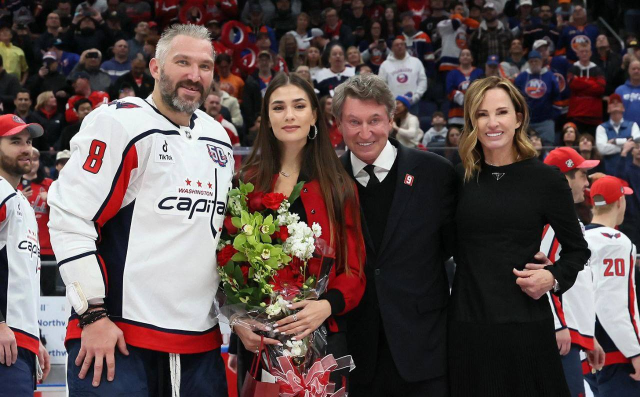
#> input picture utils/Foto_Ovechkin.jpg, 1280 x 793 px, found by its file name (shown at 1/2 size)
$ jupyter execute Lesson_07_Segmentation_Intro.ipynb
#> lines starting #> are read from the running program, lines starting #| are printed output that depends on the picture; after the words box and inside, x2 and y2 are one past the last pixel; in counts of white or black regions, pixels touching at a corner belong together
<a href="https://colab.research.google.com/github/andreidm92/computer_vision_tasks/blob/main/practice/Lesson_07_Segmentation_Intro.ipynb" target="_parent"></a>

# 📚 День 7: Введение в сегментацию

## 🧠 Теория: Что такое сегментация?
- **Сегментация** — это задача присвоения метки каждому пикселю изображения.
- В отличие от детекции, где мы ограничиваем объект рамкой, здесь мы точно выделяем форму объекта.
- Типы сегментации:
  - *Semantic segmentation*: все объекты одного класса объединяются (например, все машины).
  - *Instance segmentation*: различаются отдельные экземпляры (машина 1, машина 2).
  - *Panoptic segmentation*: объединяет semantic + instance.

## 🧪 Пример применения: Semantic Segmentation
Semantic сегментация может использоваться в медицине (выделение органов), авто (распознавание дороги, пешеходов), и т.д.

## 🔧 Практика: Маскирование по цвету
Попробуем выделить красные объекты на изображении с помощью OpenCV:

[cell 1]
# Импорт библиотек
import cv2
import numpy as np
import matplotlib.pyplot as plt

[cell 2]
# Загрузка и отображение изображения
image = cv2.imread('Foto_Ovechkin.jpg')
#> image is the input picture: shape (793, 1280, 3); mean B, G, R 76.6, 77.7, 93.1
image_rgb = cv2.cvtColor(image, cv2.COLOR_BGR2RGB)
plt.imshow(image_rgb)
plt.title('Original Image')
plt.axis('off')
plt.show()

[cell 3]
# Маскирование по красному цвету
hsv = cv2.cvtColor(image, cv2.COLOR_BGR2HSV)
#> hsv: shape (793, 1280, 3); mean H, S, V 75.5, 80, 98
lower_red = np.array([0, 120, 70])
upper_red = np.array([10, 255, 255])
mask1 = cv2.inRange(hsv, lower_red, upper_red)
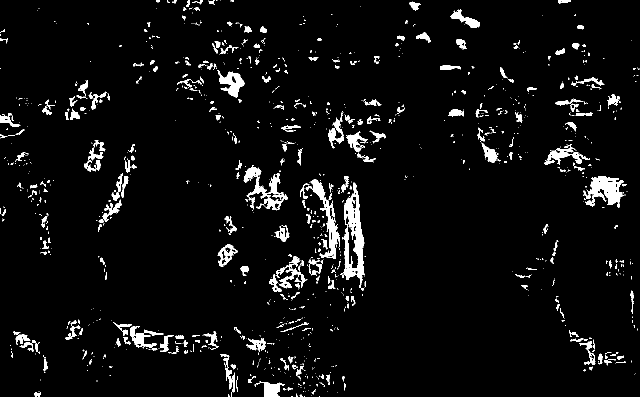
#> mask1: shape (793, 1280) (shown at 1/2 size); 4.7% white; 1222 white regions (931 under 20 px), largest, box (x1, y1, x2, y2) and area: (680, 365, 730, 576) 4168, (1170, 352, 1251, 416) 2612, (487, 333, 576, 421) 2406

lower_red = np.array([170, 120, 70])
upper_red = np.array([180, 255, 255])
mask2 = cv2.inRange(hsv, lower_red, upper_red)
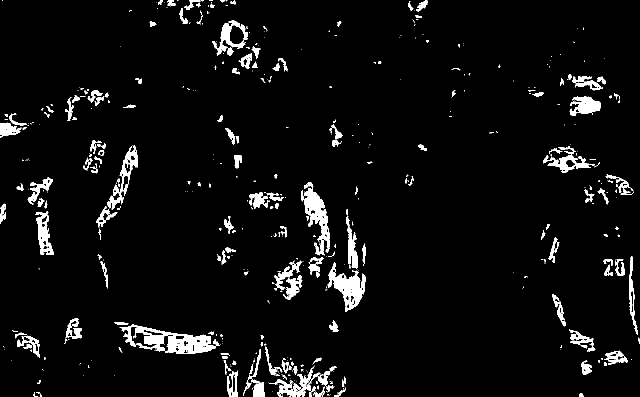
#> mask2: shape (793, 1280) (shown at 1/2 size); 4.8% white; 507 white regions (326 under 20 px), largest, box (x1, y1, x2, y2) and area: (239, 649, 432, 708) 4837, (602, 364, 659, 511) 3227, (655, 524, 732, 624) 3049

mask = mask1 + mask2
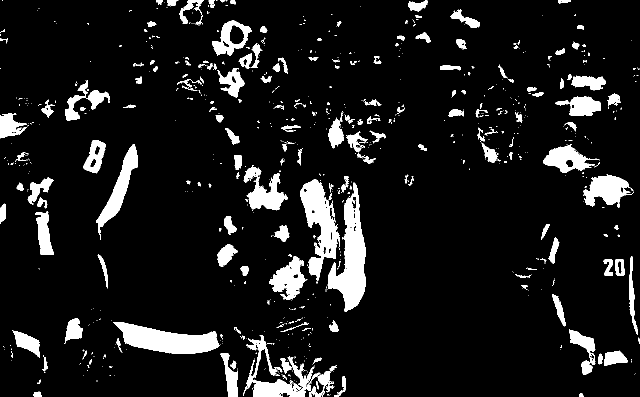
#> mask: shape (793, 1280) (shown at 1/2 size); 9.5% white; 838 white regions (642 under 20 px), largest, box (x1, y1, x2, y2) and area: (655, 365, 732, 624) 9065, (226, 644, 439, 708) 7641, (600, 359, 676, 562) 7136
result = cv2.bitwise_and(image, image, mask=mask)
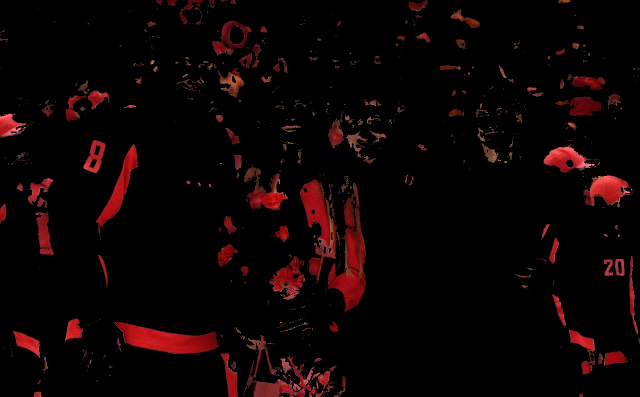
#> result: shape (793, 1280, 3) (shown at 1/2 size); mean B, G, R 3.2, 3.1, 12.7
plt.imshow(cv2.cvtColor(result, cv2.COLOR_BGR2RGB))
plt.title('Red Segmentation')
plt.axis('off')
plt.show()

## 🧮 Линейная алгебра: Комбинация трансформаций
Создадим матрицы для поворота и масштабирования, и применим их в разном порядке.

[cell 4]
import numpy as np
import matplotlib.pyplot as plt

# Матрица поворота на 45 градусов
angle = np.radians(45)
cos, sin = np.cos(angle), np.sin(angle)
R = np.array([[cos, -sin], [sin, cos]])

# Матрица масштабирования
S = np.array([[1.5, 0], [0, 1.5]])

# Применим R потом S
RS = S @ R
print('S * R =')
print(RS)

# Применим S потом R
SR = R @ S
print('R * S =')
print(SR)

## 🧠 U-Net: базовая модель сегментации
**U-Net** — это сверточная нейронная сеть, разработанная для биомедицинской сегментации. Её структура напоминает букву «U».
- Архитектура состоит из двух частей: **энкодер** (снижение размерности) и **декодер** (восстановление разрешения).
- Используются **скип-соединения** между слоями энкодера и декодера, чтобы сохранить пространственную информацию.

### Архитектура
```
Input → [Conv → ReLU → Conv → ReLU] → MaxPool → ... → Bottleneck →
Upsample → [Conv → ReLU → Conv → ReLU] + Skip → ... → Output mask
```

### 🧮 Loss-функции в U-Net
- **Binary Cross Entropy (BCE)** — для бинарной сегментации.
- **Dice Loss** — более устойчива к дисбалансу классов:
$$ \mathcal{L}_{dice} = 1 - \frac{2 \cdot |P \cap G|}{|P| + |G|} $$
- **BCE + Dice** — часто комбинируются для лучших результатов.

### 🔁 Модификации U-Net
- **U-Net++** — использует плотные скип-соединения и nested архитектуру.
- **Attention U-Net** — добавляет механизмы внимания, чтобы модель фокусировалась на важном контексте.
- **ResUNet** — использует остаточные блоки из ResNet.

## 🔧 PyTorch: Реализация U-Net
Ниже — базовая реализация U-Net для бинарной сегментации.

[cell 5]
import torch
import torch.nn as nn

class UNet(nn.Module):
    def __init__(self):
        super(UNet, self).__init__()
        self.encoder1 = self.conv_block(3, 64)
        self.pool1 = nn.MaxPool2d(2)
        self.encoder2 = self.conv_block(64, 128)
        self.pool2 = nn.MaxPool2d(2)
        self.bottleneck = self.conv_block(128, 256)
        self.upconv2 = nn.ConvTranspose2d(256, 128, 2, stride=2)
        self.decoder2 = self.conv_block(256, 128)
        self.upconv1 = nn.ConvTranspose2d(128, 64, 2, stride=2)
        self.decoder1 = self.conv_block(128, 64)
        self.final = nn.Conv2d(64, 1, kernel_size=1)

    def conv_block(self, in_ch, out_ch):
        return nn.Sequential(
            nn.Conv2d(in_ch, out_ch, 3, padding=1),
            nn.ReLU(inplace=True),
            nn.Conv2d(out_ch, out_ch, 3, padding=1),
            nn.ReLU(inplace=True)
        )

    def forward(self, x):
        e1 = self.encoder1(x)
        e2 = self.encoder2(self.pool1(e1))
        b = self.bottleneck(self.pool2(e2))
        d2 = self.decoder2(torch.cat([self.upconv2(b), e2], dim=1))
        d1 = self.decoder1(torch.cat([self.upconv1(d2), e1], dim=1))
        return torch.sigmoid(self.final(d1))

Эта модель как основа и обучать модель на своих изображениях с масками.

## 📌 Классификация, сегментация на красный цвет (Random Forest)

[cell 6]
import cv2
import numpy as np
import pandas as pd
import matplotlib.pyplot as plt
import seaborn as sns

from sklearn.ensemble import RandomForestClassifier
from sklearn.model_selection import train_test_split
from sklearn.metrics import classification_report
from sklearn.inspection import permutation_importance

# Загружаем изображение
img_path = "/content/Foto_Ovechkin.jpg"
image = cv2.imread(img_path)
image = cv2.resize(image, (256, 256))  # Уменьшаем размер для скорости
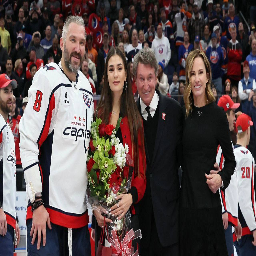
#> image: shape (256, 256, 3); mean B, G, R 76.5, 77.6, 93
hsv = cv2.cvtColor(image, cv2.COLOR_BGR2HSV)
#> hsv: shape (256, 256, 3); mean H, S, V 75.4, 79.6, 97.9
lab = cv2.cvtColor(image, cv2.COLOR_BGR2Lab)
#> lab: shape (256, 256, 3); mean of channels 0, 1, 2 84.9, 134.5, 132.1

# Создаем маску по красному цвету
lower_red1 = np.array([0, 120, 70])
upper_red1 = np.array([10, 255, 255])
mask1 = cv2.inRange(hsv, lower_red1, upper_red1)
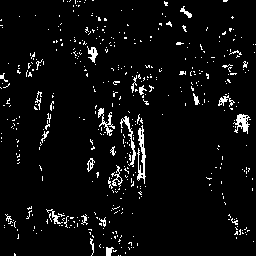
#> mask1: shape (256, 256); 4.8% white in thin lines or dots
lower_red2 = np.array([170, 120, 70])
upper_red2 = np.array([180, 255, 255])
mask2 = cv2.inRange(hsv, lower_red2, upper_red2)
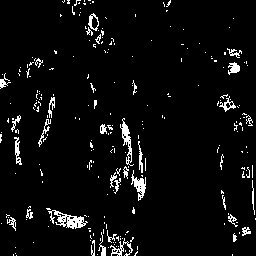
#> mask2: shape (256, 256); 4.8% white in thin lines or dots
mask = mask1 + mask2
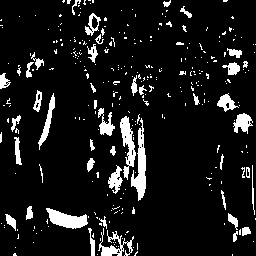
#> mask: shape (256, 256); 9.6% white; 309 white regions (262 under 20 px), largest, box (x1, y1, x2, y2) and area: (131, 118, 146, 201) 579, (46, 208, 88, 229) 491, (120, 116, 136, 180) 470

# Сбор признаков
features = []
labels = []

for y in range(image.shape[0]):
    for x in range(image.shape[1]):
        b, g, r = image[y, x]
        h, s, v = hsv[y, x]
        l, a, b_lab = lab[y, x]
        x_norm = x / image.shape[1]
        y_norm = y / image.shape[0]
        features.append([r, g, b, h, s, v, l, a, b_lab, x_norm, y_norm])
        labels.append(mask[y, x] // 255)
#> after the loop, features = 65536 items; labels = 65536 items

X = np.array(features)
y = np.array(labels)

# Обучение
X_train, X_test, y_train, y_test = train_test_split(X, y, stratify=y, test_size=0.3, random_state=42)
#> y_test = 19661 values, max 1 at index 1, min 0 at index 0, mean 0.0957
clf = RandomForestClassifier(n_estimators=100, random_state=42)
clf.fit(X_train, y_train)
y_pred = clf.predict(X_test)
#> y_pred = 19661 values, max 1 at index 1, min 0 at index 0, mean 0.0959
report = classification_report(y_test, y_pred, output_dict=True)
#> report = 5 items
print(report)
#> (printed output is left out)

# Важность признаков
perm = permutation_importance(clf, X_test, y_test, n_repeats=10, random_state=42)
#> perm = 3 items
feature_names = ["R", "G", "B", "H", "S", "V", "L", "A", "B_lab", "x", "y"]
importances_df = pd.DataFrame({
    "Feature": feature_names,
    "Importance": perm.importances_mean
}).sort_values(by="Importance", ascending=False)
#> importances_df = table of 11 rows and 2 columns

# Построение графика
plt.figure(figsize=(8, 5))
sns.barplot(x="Importance", y="Feature", data=importances_df)
plt.title("Feature Importances on Real Image (Red Mask)")
plt.tight_layout()
plt.show()
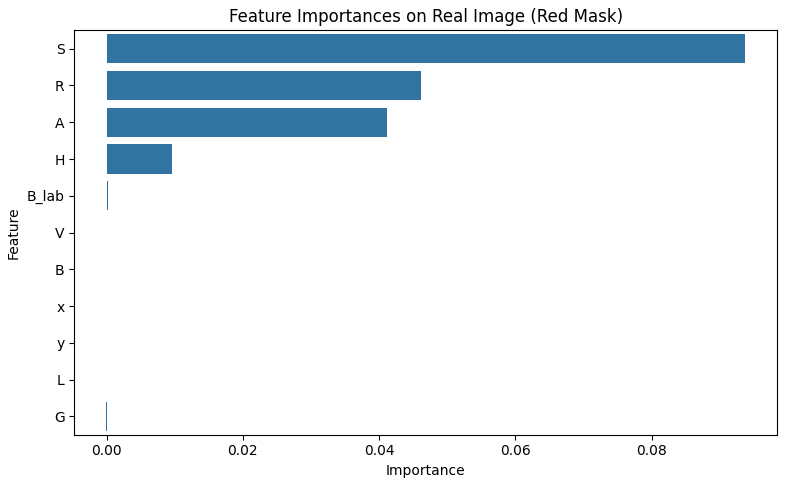
#> figure drawn by matplotlib, 1 panel

importances_df.head(10)
#> Out = table of 10 rows and 2 columns

[cell 7]
# Предсказания модели на всём изображении
y_pred_full = clf.predict(X).reshape((256, 256))

# Преобразуем в маску 0/255
rf_mask = (y_pred_full * 255).astype(np.uint8)

# Применим маску к изображению (как делали с HSV)
segmented = cv2.bitwise_and(image, image, mask=rf_mask)
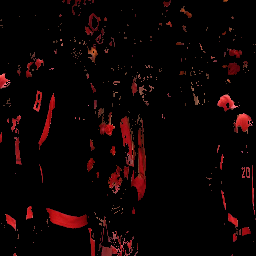
#> segmented: shape (256, 256, 3); mean B, G, R 3.2, 3.2, 12.8

# Покажем результат
plt.figure(figsize=(6, 6))
plt.imshow(cv2.cvtColor(segmented, cv2.COLOR_BGR2RGB))
plt.title('Random Forest Segmentation (Red)')
plt.axis('off')
plt.show()
